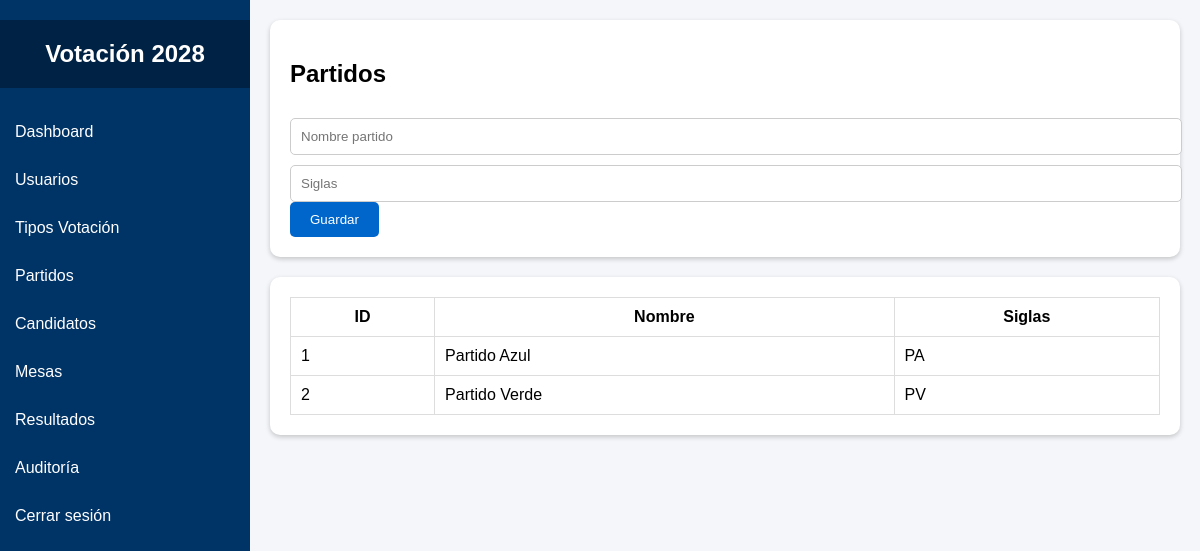
The app's page /admin/partidos.php with its own data.
### tables this page shows
CREATE TABLE `partidos` (
  `id` int(11) NOT NULL,
  `nombre` varchar(100) DEFAULT NULL,
  `siglas` varchar(20) DEFAULT NULL,
  `logo` varchar(255) DEFAULT NULL
);

### admin/partidos.php (the view, shortened to what this page needs)
<?php
require '../includes/conexion.php';
$partidos = mysqli_query($con,"SELECT * FROM partidos");
?>
<!DOCTYPE html>
<html>
<head>
<link rel="stylesheet" href="../assets/css/style.css">
</head>
<body>
<?php include '../includes/sidebar.php'; ?>
<div class="main">
<div class="card">
<h2>Partidos</h2>
<form method="POST">
<input type="text" name="nombre" placeholder="Nombre partido">
<input type="text" name="siglas" placeholder="Siglas">
<button name="guardar">Guardar</button>
</form>
</div>
<div class="card">
<table>
<tr>
<th>ID</th>
<th>Nombre</th>
<th>Siglas</th>
</tr>
<?php while($p=mysqli_fetch_assoc($partidos)){ ?>
<tr>
<td><?php echo $p['id']; ?></td>
<td><?php echo $p['nombre']; ?></td>
<td><?php echo $p['siglas']; ?></td>
</tr>
<?php } ?>
</table>
</div>
</div>
</body>
</html>

### assets/css/style.css (style rules this page uses)
body { margin:0; font-family:Arial; background:#f4f6f9; }
.main { margin-left:250px; padding:20px; }
.card { background:white; padding:20px; border-radius:10px; box-shadow:0px 2px 5px rgba(0,0,0,0.2); margin-bottom:20px; }
input,select { width:100%; padding:10px; margin-top:10px; border:1px solid #ccc; border-radius:5px; }
button { background:#0066cc; color:white; border:none; padding:10px 20px; border-radius:5px; cursor:pointer; }
table { width:100%; border-collapse:collapse; }
table th,table td { border:1px solid #ddd; padding:10px; }

### records on screen
partidos: id "1", nombre "Partido Azul", siglas "PA"
partidos: id "2", nombre "Partido Verde", siglas "PV"
